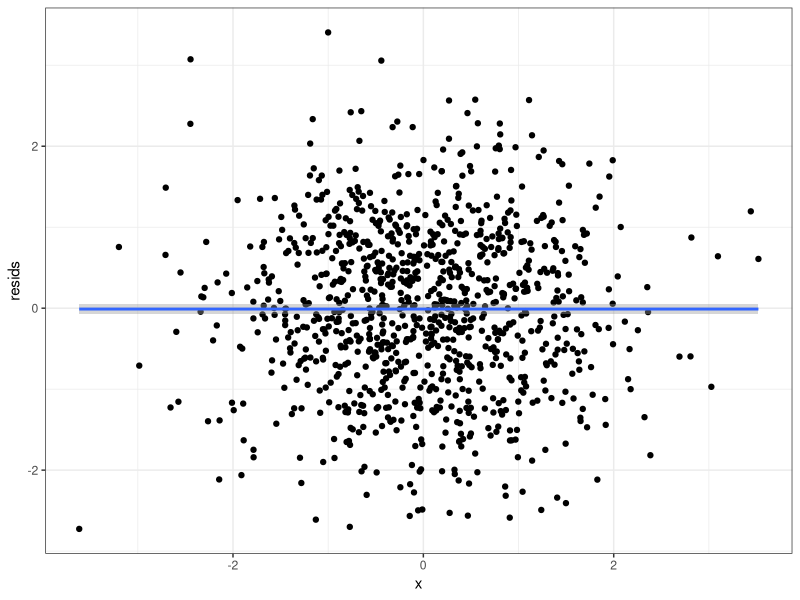
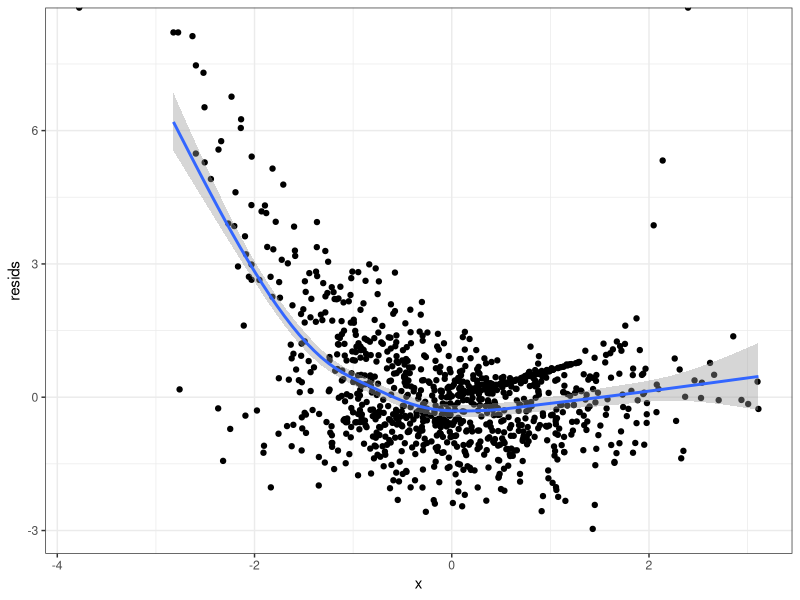
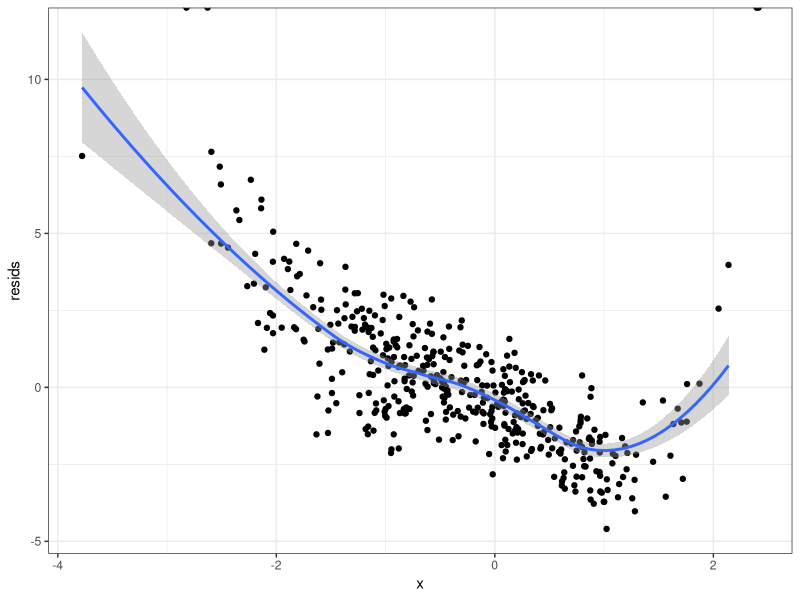
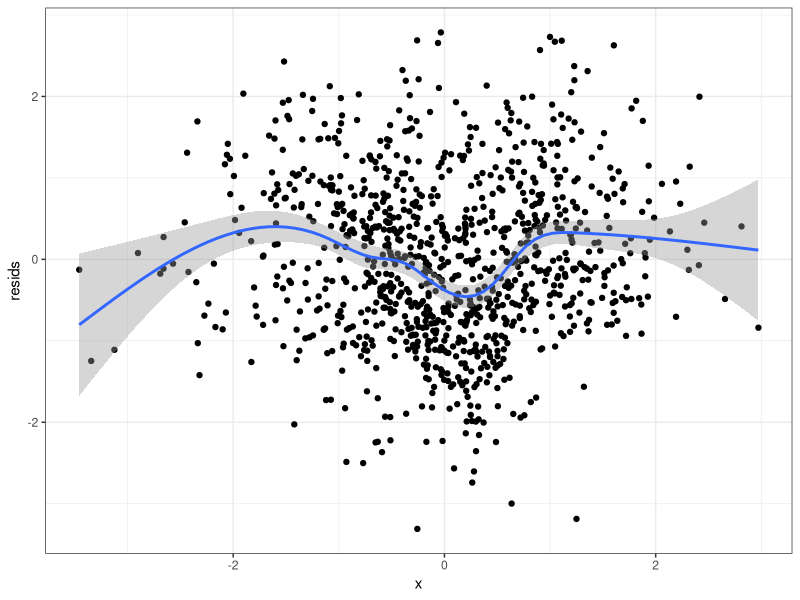
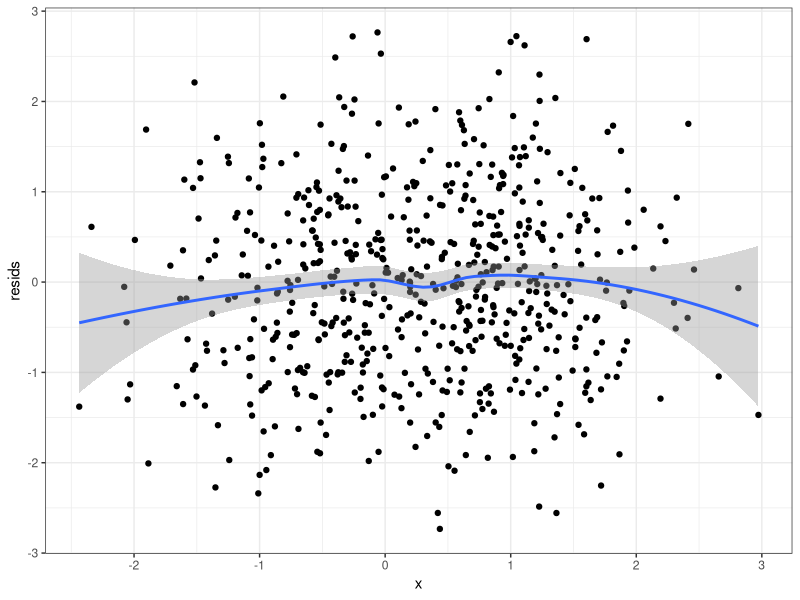
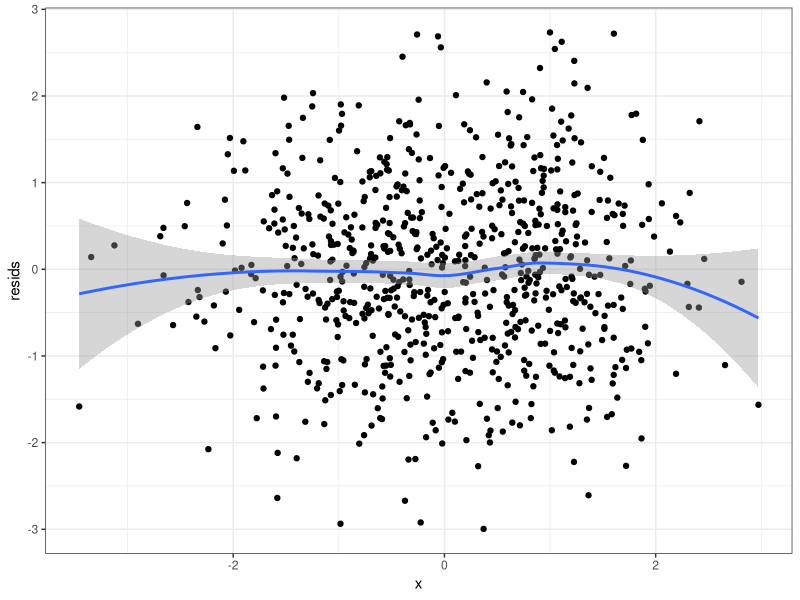

Recreate these plots in R, in order.
# diagnostics for ZIP models
library(pscl)
library(tidyverse)
library(statmod)

## fitting a positive poisson glm
## input is a poisson glm (used to specify regression formula
## and give an initial guess at the regression coefficients)

glm.pospois <- function(poisson_glm){
  x_mat <- model.matrix(poisson_glm)
  y <- poisson_glm$y
  
  y_pos <- y[y > 0]
  x_mat_pos <- x_mat[y > 0,]
  beta0 <- poisson_glm$coefficients
  
  U <- function(beta){
    l <- exp(c(x_mat_pos %*% beta))
    c(t(x_mat_pos) %*% (y_pos - l/(1 - exp(-l))))
  }
  
  I <- function(beta){
    l <- exp(c(x_mat_pos %*% beta))
    D <- diag(l * (1 - exp(-l)*(1 + l))/((1 - exp(-l))^2))
    t(x_mat_pos) %*% D %*% x_mat_pos
  }
  
  beta_old <- beta0
  for(i in 1:10){
    beta_new <- beta_old + solve(I(beta_old)) %*% U(beta_old)
    beta_old <- beta_new
  }
  
  output <- list("coefficients" = beta_new,
                 "y" = y_pos,
                 "x" = x_mat_pos)
  return(output)
  
}


## functions for quantile residual plots

## randomized quantile residuals for positive poisson data
## m = fitted positive poisson regression model
qresid_positive_poisson <- function(m){
  y <- m$y
  lambdas <- exp(m$x %*% m$coefficients)
  
  resids <- c()
  for(i in 1:length(y)){
    cdf_b <- (ppois(y[i], lambdas[i]) - ppois(0, lambdas[i]))/(1 - ppois(0, lambdas[i]))
    cdf_a <- (ppois((y[i]-1), lambdas[i]) - ppois(0, lambdas[i]))/(1 - ppois(0, lambdas[i]))
    resids[i] <- qnorm(runif(1, cdf_a, cdf_b))
  }
  return(resids)
}


## randomized quantile residuals for a ZIP model
## zip_m = fitted ZIP model from pscl
qresid_zeroinfl <- function(zip_m){
  y <- zip_m$y
  pred_probs <- predict(zip_m, type="prob")
  resids <- c()
  for(i in 1:length(y)){
    cdf_b <- sum(pred_probs[i,1:(y[i]+1)])
    if(y[i] == 0){
      cdf_a <- 0
    } else {
      cdf_a <- sum(pred_probs[i,1:y[i]])
    }
    
    resids[i] <- qnorm(runif(1, cdf_a, cdf_b))
  }
  return(resids)
}


# Now let's see how to do diagnostics for ZIP models

## Simulate some data where both the Poisson and logistic assumptions
## are met

x <- rnorm(1000)
alpha <- exp(x)/(1 + exp(x))
lambda <- exp(1 + x)
z <- rbinom(1000, 1, prob=alpha)
y <- 0*z + rpois(1000, lambda)*(1 - z)

## Fit a ZIP model and make a quantile residual plot
## Estimated coefficients are close to the true parameters
## The plot looks good

m <- zeroinfl(y ~ x | x)
summary(m)

data.frame(x = x, resids = qresid_zeroinfl(m)) %>%
  ggplot(aes(x = x, y = resids)) +
  geom_point() +
  geom_smooth() +
  theme_bw()




## Now simulate data where the Poisson assumption is violated

x <- rnorm(1000)
alpha <- exp(x)/(1 + exp(x))
lambda <- exp(1 + x + 0.5*x^2)
z <- rbinom(1000, 1, prob=alpha)
y <- 0*z + rpois(1000, lambda)*(1 - z)

## Fit a ZIP model and make a quantile residual plot
## Estimated coefficients are wrong
## The plot looks bad

m <- zeroinfl(y ~ x | x)
summary(m)

data.frame(x = x, resids = qresid_zeroinfl(m)) %>%
  ggplot(aes(x = x, y = resids)) +
  geom_point() +
  geom_smooth() +
  theme_bw()

## Ok, but how do we know it is the Poisson component, and 
## not the zero inflated component, that is wrong?
## Fit a positive poisson regression model, and assess the 
## quantile residual plot
## Quantile residual plot looks bad!

m0 <- glm(y ~ x, family = poisson)
m_pospois <- glm.pospois(m0)
m_pospois$coefficients

data.frame(x = x[y > 0], resids = qresid_positive_poisson(m_pospois)) %>%
  ggplot(aes(x = x, y = resids)) +
  geom_point() +
  geom_smooth() +
  theme_bw()




## Finally, simulate data where the logistic assumption is violated
## Quantile residual plot doesn't look right!

x <- rnorm(1000)
alpha <- exp(-2*x^2)/(1 + exp(-2*x^2))
lambda <- exp(1 + x)
z <- rbinom(1000, 1, prob=alpha)
y <- 0*z + rpois(1000, lambda)*(1 - z)

m <- zeroinfl(y ~ x | x)
summary(m)

data.frame(x = x, resids = qresid_zeroinfl(m)) %>%
  ggplot(aes(x = x, y = resids)) +
  geom_point() +
  geom_smooth() +
  theme_bw()

## But what about the Poisson component?

m0 <- glm(y ~ x, family = poisson)
m_pospois <- glm.pospois(m0)
m_pospois$coefficients

data.frame(x = x[y > 0], resids = qresid_positive_poisson(m_pospois)) %>%
  ggplot(aes(x = x, y = resids)) +
  geom_point() +
  geom_smooth() +
  theme_bw()

## For comparison, here is what a quantile residual plot on the
## Poisson data would look like
## The two plots look very similar
## Note also that the estimated coefficients are very close to the estimates
## for the positive Poisson model!

m2 <- glm(y[z == 0] ~ x[z == 0], family = poisson)
m2$coefficients
m_pospois$coefficients

data.frame(x = x[z == 0], resids = qresid(m2)) %>%
  ggplot(aes(x = x, y = resids)) +
  geom_point() +
  geom_smooth() +
  theme_bw()
